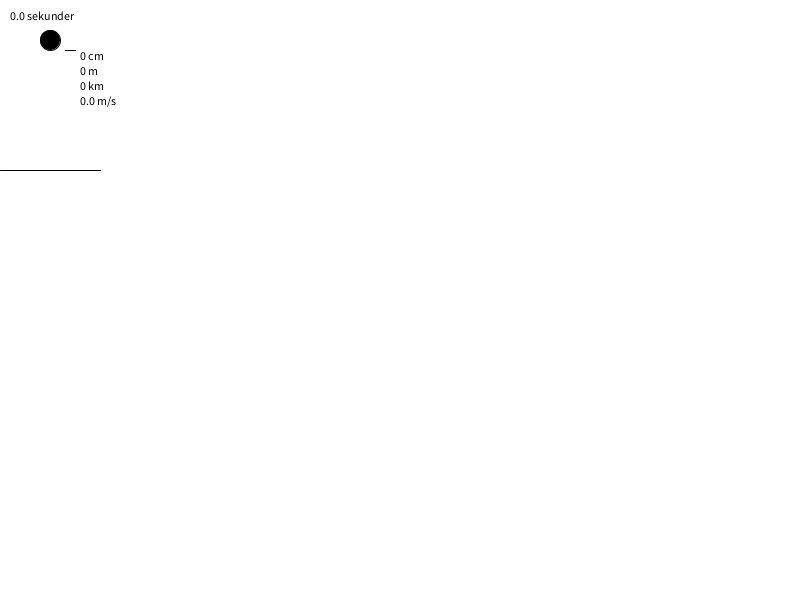
Frame 1 (no input)
Frame 60 (the mouse pressed at the canvas centre just before this capture): identical to frame 1, image omitted
Frame 120 (the mouse held since frame 60 and released just before this capture): identical to frame 1, image omitted

The Processing sketch that drew this single still picture (run headless with seeded random() and noise(); from frame 60 on, the mouse is pressed at the canvas centre):

// Processing sketch: processing_122777
// ── processing_122777.pde

float startx = 50;
float starty = 50;
float tid = 0;
boolean active = false;

void setup()
{
    size(800, 600);
    frameRate(60);
    ellipseMode(CENTER);
}

void draw()
{
    background(255);
    fill(0);

    if (active)
    {
        tid += 0.01666666666666666666666666666667;
    }

    if (keyPressed)
    {
        if (keyCode == UP)
        {
            tid -= 0.01666666666666666666666666666667;
        }
        if (keyCode == DOWN)
        {
            tid += 0.01666666666666666666666666666667;
        }
    }
    ellipse(startx, ypos() - 10, 20, 20);
    line(65, 50, 75, 50);
    line(65, ypos(), 75, ypos());
    line(70, 50, 70, ypos());
    line(0, 50 + 120, 100, 50 + 120);

    text(round(tid * tid * 4.91 * 100) + " cm", 80, 60);
    text(round(tid * tid * 4.91) + " m", 80, 75);
    text(floor(tid * tid * 4.91 / 1000) + " km", 80, 90);
    text(tid + " sekunder", 10, 20);
    text(tid * 9.82 + " m/s", 80, 105);
}

float ypos()
{
    float bla = starty + (tid * tid * 4.91 * 10);
    return bla;
}

void keyPressed()
{
    if (keyCode == ' ')
    {
        if (active)
        {
            active = false;
        }
        else
        {
            active = true;
        }
    }
}
